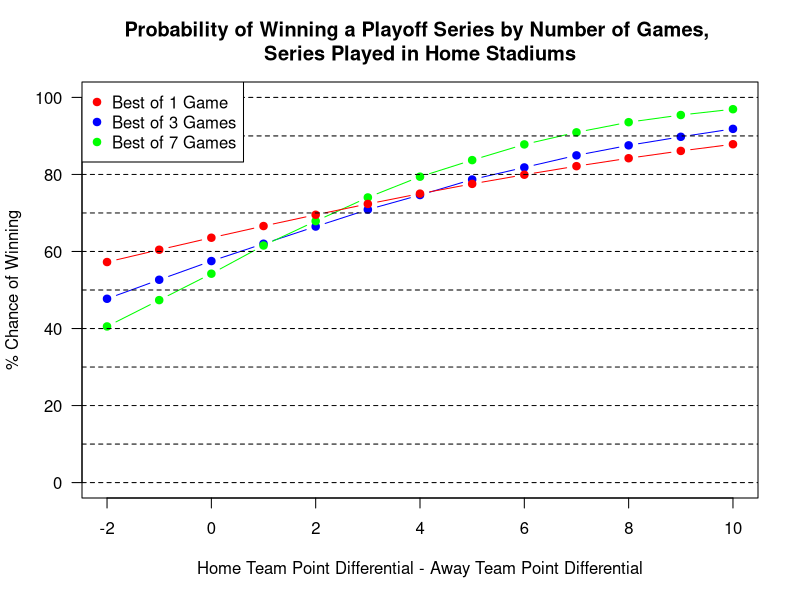
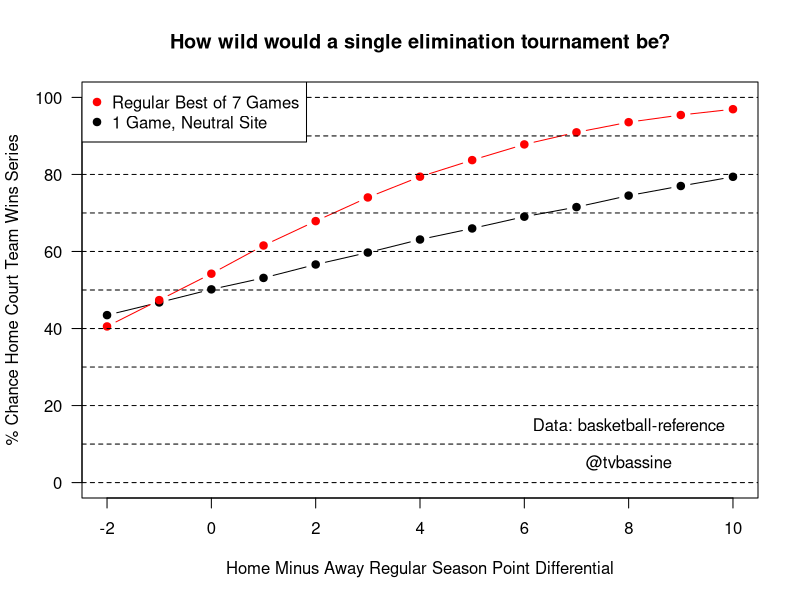
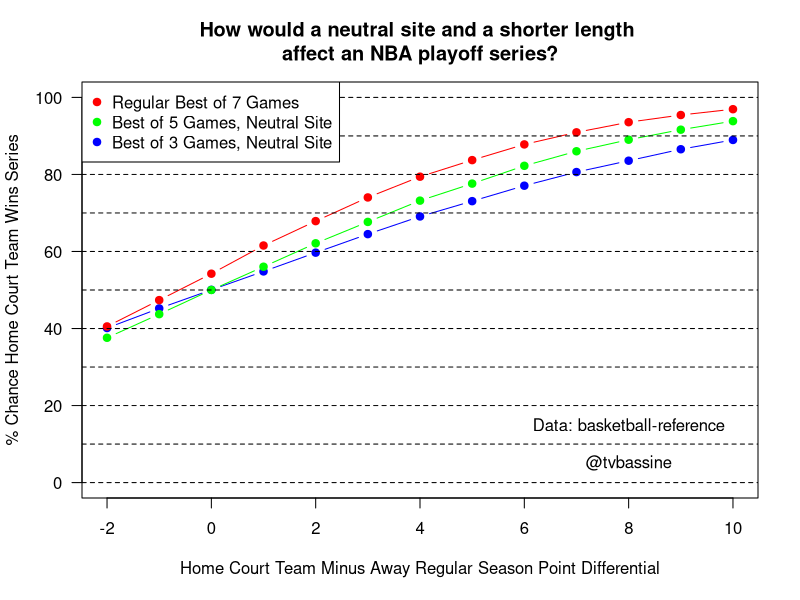

These figures' R source, in order:
############################################################
# What if Playoff Series were best of 3? Best of 5? 1 Game?
# Date: 3/30/2020
############################################################

# set seed for reproducibility
set.seed(16)

par(mar=c(5.1, 4.1, 4.1, 2.1))
par(mfrow = c(1,1))

setwd("~/Desktop/Threes and Layups Articles/Playoff Probabilities/what_if_playoffs_were_best_of_3")
out <- read.csv('playoff_games_2003_2018.csv', stringsAsFactors = F)

# Probability of winning an individual playoff game:
summary(fit <- lm(result ~ pd_diff, data = out))

# Probability of winning a playoff series based on number of
# games (gms) and home team point diff - away team point diff (pd_diff)
prob_vic <- function(gms, pd_diff){
  out <- rep(0, 100000)
  for(i in 1:length(out)){
    rand <- rnorm(gms, mean = 0, sd = 12.68)
    hm_thresh <- 4.4 + 1.04 * pd_diff
    aw_thresh <- 4.4 - 1.04 * pd_diff
    div <- (gms + 1) / 2
    hm_wins <- sum(rand[1:div] <= hm_thresh) + sum(rand[(div+1):gms] >= aw_thresh)
    if(hm_wins >= div){
      out[i] = 1
    }
  }
  return(pct = mean(out))
}


# Use prob_vic to determine the probability of winning playoff 
# series under different conditions.
pd_diff <- seq(-2,10,1)
gms <- seq(1,7,2)

x <- data.frame(expand.grid(gms, pd_diff, stringsAsFactors = F))
colnames(x) <- c('gms','pd_diff')
x$pct <- 0

# Probability of winning the series of 3,5, or 7 games
for(i in 1:nrow(x)){
  if(x$gms[i] != 1){
    x$pct[i] = prob_vic(x$gms[i], x$pd_diff[i])
    print(i)
  }
}

# 1 game series:
for(i in 1:nrow(x)){
  if(x$gms[i] == 1){
    x$pct[i] = 1 - pnorm(0, 4.4 + 1.04 * x$pd_diff[i], 12.68)
    print(i)
  }
}

# Plotting probabilities:
plot(x$pd_diff[x$gms == 3], x$pct[x$gms == 3],
     ylim = c(0,1),
     type = 'b',
     pch = 19,
     col = 'blue',
     xlab = 'Home Team Point Differential - Away Team Point Differential',
     ylab = '% Chance of Winning',
     main = 'Probability of Winning a Playoff Series by Number of Games, \nSeries Played in Home Stadiums',
     yaxt = 'n')
lines(x$pd_diff[x$gms == 7], x$pct[x$gms == 7],
      ylim = c(0,1),
      type = 'b',
      pch = 19,
      col = 'green')
lines(x$pd_diff[x$gms == 1], x$pct[x$gms == 1],
      ylim = c(0,1),
      type = 'b',
      pch = 19,
      col = 'red')
axis(2, seq(0,1,.2), seq(0,100,20), las = 2)
for(j in seq(0, 1, .1)){
  abline(h = j, lty = 2)
}
legend('topleft', c('Best of 1 Game', 'Best of 3 Games', 'Best of 7 Games'),
       col = c('red','blue','green'),
       pch = 19)


##########################################################################
# Scenario where everything is on a neutral site:
prob_vic_no_home <- function(gms, pd_diff){
  out <- rep(0, 100000)
  for(i in 1:length(out)){
    rand <- rnorm(gms, mean = 0, sd = 12.68)
    hm_thresh <- 1.04 * pd_diff
    div <- (gms + 1) / 2
    hm_wins <- sum(rand[1:gms] <= hm_thresh) 
    if(hm_wins >= div){
      out[i] = 1
    }
  }
  return(pct = mean(out))
}

# What would happen if there were no home teams (just neutral site games)?
x$pct_no_home <- 0

for(i in 1:nrow(x)){
    x$pct_no_home[i] = prob_vic_no_home(x$gms[i], x$pd_diff[i])
    print(i)
}


plot(x$pd_diff[x$gms == 1], x$pct_no_home[x$gms == 1],
     ylim = c(0,1),
     type = 'b',
     pch = 19,
     col = 'black',
     xlab = 'Home Minus Away Regular Season Point Differential',
     ylab = '% Chance Home Court Team Wins Series',
     main = 'How wild would a single elimination tournament be?',
     yaxt = 'n')
lines(x$pd_diff[x$gms == 7], x$pct[x$gms == 7],
      ylim = c(0,1),
      type = 'b',
      pch = 19,
      col = 'red')
axis(2, seq(0,1,.2), seq(0,100,20), las = 2)
for(j in seq(0, 1, .1)){
  abline(h = j, lty = 2)
}
legend('topleft', c('Regular Best of 7 Games', '1 Game, Neutral Site'),
       col = c('red','black'),
       pch = 19)
text(8, .15, 'Data: basketball-reference')
text(8, .05, '@tvbassine')

par(mar=c(5.1, 4.1, 4.1, 2.1))

plot(x$pd_diff[x$gms == 3], x$pct_no_home[x$gms == 3],
     ylim = c(0,1),
     type = 'b',
     pch = 19,
     col = 'blue',
     xlab = 'Home Court Team Minus Away Regular Season Point Differential',
     ylab = '% Chance Home Court Team Wins Series',
     main = 'How would a neutral site and a shorter length \naffect an NBA playoff series?',
     yaxt = 'n')
lines(x$pd_diff[x$gms == 7], x$pct[x$gms == 7],
      ylim = c(0,1),
      type = 'b',
      pch = 19,
      col = 'red')
lines(x$pd_diff[x$gms == 5], x$pct_no_home[x$gms == 5],
     ylim = c(0,1),
     type = 'b',
     pch = 19,
     col = 'green')
axis(2, seq(0,1,.2), seq(0,100,20), las = 2)
for(j in seq(0, 1, .1)){
  abline(h = j, lty = 2)
}
legend('topleft', c('Regular Best of 7 Games', 'Best of 5 Games, Neutral Site', 'Best of 3 Games, Neutral Site'),
       col = c('red','green','blue'),
       pch = 19)
text(8, .15, 'Data: basketball-reference')
text(8, .05, '@tvbassine')
# Home team down 2 to 1:

# pd_diff <- 0
# out <- rep(0, 100000)
# for(i in 1:length(out)){
#   rand <- rnorm(4, mean = 0, sd = 12.68)
#   hm_thresh <- 4.4 + 1.04 * pd_diff
#   aw_thresh <- 4.4 - 1.04 * pd_diff
#   
#   hm_wins <- sum(rand[1:2] <= hm_thresh) + sum(rand[3:4] >= aw_thresh)
#   if(hm_wins >= 3){
#     out[i] = 1
#   }
# }
# mean(out)
